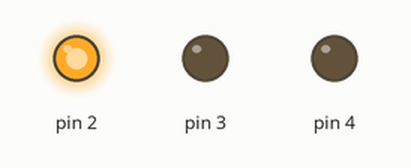
Bench run of a sketch on a simulated Arduino Uno, built with avr-gcc and run on an emulated ATmega328P. On the bench: output pins drawn as LEDs (lit = HIGH).

Above: at 0.5 s.
At 1.2 s:
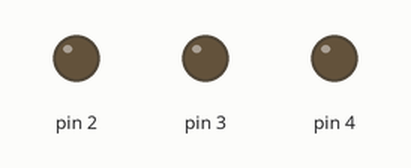
At 2.0 s:
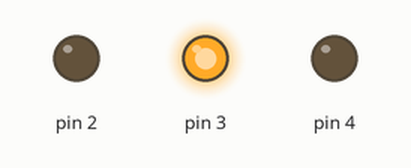
At 3.5 s:
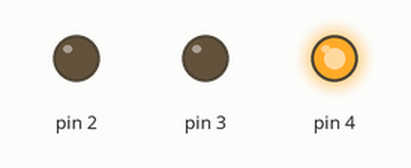
Timing chart, 0 to 5.9 s (numbered marks = the images above):
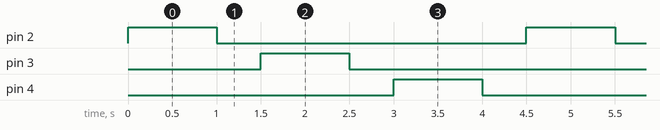

Measured:
- by itself, pin 2–4: alternates HIGH for 1.0 s and LOW for 3.5 s
- by itself, everything shown: repeats every 4.5 s, in 6 steps

The sketch:

_02_trafficLight.ino
```cpp
void setup()
{
  pinMode(2, OUTPUT);
  pinMode(3, OUTPUT);
  pinMode(4, OUTPUT);
}

void loop()
{
  // kedip pertama merah
  digitalWrite(2, HIGH);
  delay(1000);
  digitalWrite(2, LOW);
  delay(500);

  // kedip kedua merah
  digitalWrite(3, HIGH);
  delay(1000);
  digitalWrite(3, LOW);
  delay(500);

  // kedip pertama hijau
  digitalWrite(4, HIGH);
  delay(1000);
  digitalWrite(4, LOW);
  delay(500);
}
```
